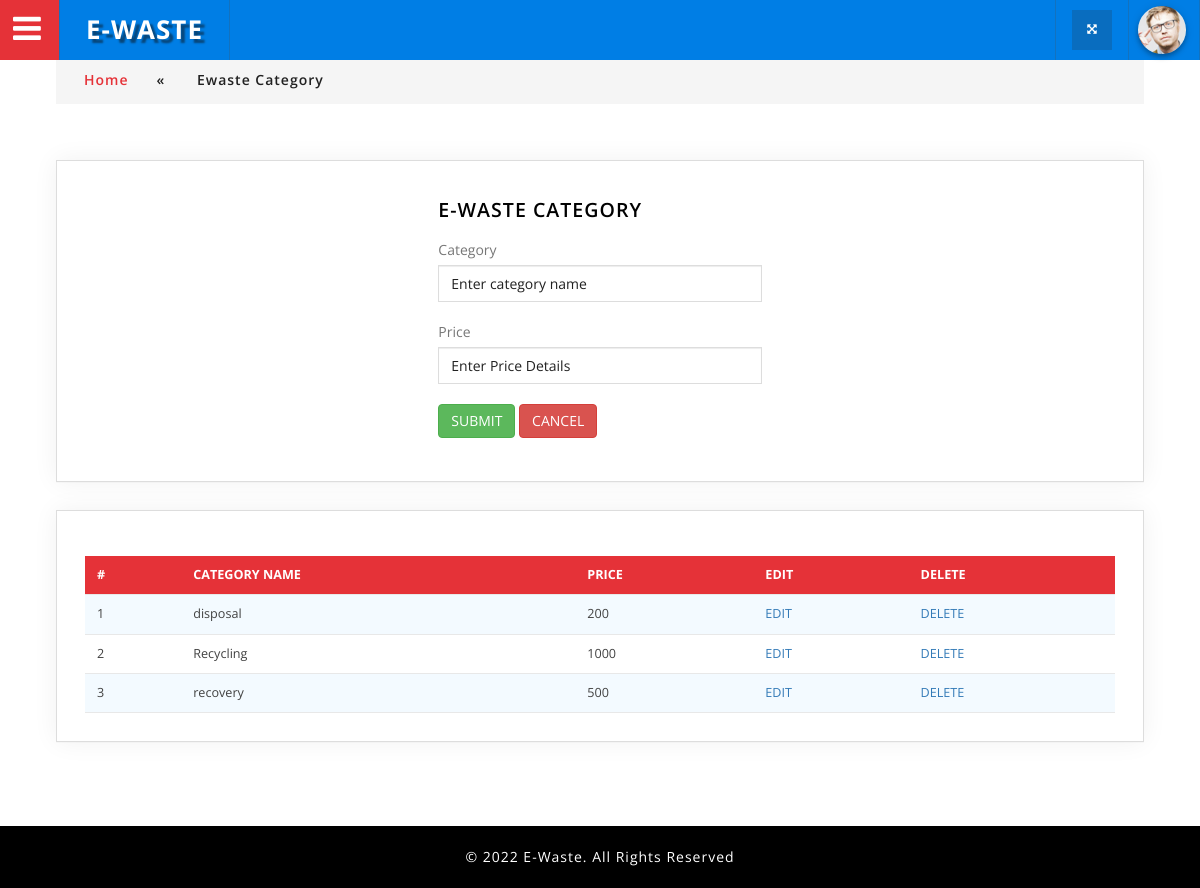
The app's page /admin/ewastecategory.php (signed in) with its own data.
### tables this page shows
CREATE TABLE IF NOT EXISTS `ewaste_category` (
`catid` int(11) NOT NULL,
  `catname` varchar(60) NOT NULL,
  `price` varchar(50) NOT NULL
);

### connectionclass.php (called while the page is built, shortened)
<?php
class Connectionclass
{
    public $db = null;
    public function open()
    {
        $dbname = "ewaste";
        $this->db = mysqli_connect("localhost", "root", "", $dbname)
            or die('Error connecting to MySQL server.');
    }
    public function GetTable($qry)
    {
        try {
            $result = mysqli_query($this->db, $qry);
            if ($result) {
                $data = array();
                while ($row = mysqli_fetch_assoc($result)) {
                    $data[] = $row;
                }
                return $data;
            } else {
                throw new Exception(mysqli_error($this->db));
            }
        } catch (Exception $e) {
            return $e->getMessage();
        } finally {
            mysqli_close($this->db);
        }
    }
}
?>

### admin/ewastecategory.php (the view, shortened to what this page needs)
<?php
require_once('../ConnectionClass.php');
require_once('header.php');
$obj=new connectionclass();
$qry1="select * from ewaste_category order by catid desc";
$result=$obj->GetTable($qry1);
?>
				<div class="inner_content">
						<div class="w3l_agileits_breadcrumbs">
							<div class="w3l_agileits_breadcrumbs_inner">
								<ul>
									<li><a href="adminhome.php">Home</a><span>«</span></li>
									<li>Ewaste Category</li>
								</ul>
							</div>
						</div>
					<div class="inner_content_w3_agile_info two_in">
							<div class="forms-main_agileits">
								<div class="graph-form agile_info_shadow">
								 <form action="codes/ewastecategory_exe.php?action=insert" method="post">
									<div class="form-body ">
									<div class="row ">
										<div class="form-group col-md-4">
										</div>
										<div class="form-group col-md-4">
											<h3 class="w3_inner_tittle two">E-Waste Category </h3>
										<label for="exampleInputEmail1">Category</label>
											<input pattern="[a-zA-Z ]+" title="Characters only" type="text" class="form-control" id="exampleInputEmail1" placeholder="Enter category name" name="cat_name" required="">
											<br>
											<label for="exampleInputPassword1">Price</label>
											 <input type="number" class="form-control" id="exampleInputPassword1" placeholder="Enter Price Details" required="" name="cat_price">
											 <br>
											 <input type="submit" name="" value="SUBMIT" class="btn btn-success">
										<input type="reset" name="" value="CANCEL" class="btn btn-danger">
										</div>
										</div>
									</div>
									</form>
															</div>
																</div>
									<div class="agile-tables">
										<div class="w3l-table-info agile_info_shadow">
											<table id="table">
											<thead>
											  <tr>
											  	<th>#</th>
												<th> Category Name</th>
												<th>Price</th>
												<th>Edit</th>
												<th>Delete</th>
											  </tr>
											</thead>
											<tbody>
												<?php
												$i=0;
												foreach ($result as $r)
												{
													$i++;
													?>
											    <tr>
												<td><?php echo $i;?></td>
												<td><?php echo $r["catname"];?></td>
												<td><?php echo $r["price"];?></td>
												<td><a href="editcategory.php?catid=<?php echo $r['catid'];?>"> EDIT </a></td>
												<td><a onClick='return confirm("Are you sure want to delete ?");' href="codes/ewastecategory_exe.php?action=delete&catid=<?php echo $r['catid'];?>"> DELETE </a></td>
											  </tr>
											  <?php
											}
											?>
											</tbody>
										  </table>
								</div>
						</div>
				    </div>
				</div>
				    </div>
<?php
require_once('footer.php');
?>

### admin/css/table-style.css (style rules this page uses)
table { background: white; border-collapse: collapse; margin: 1.25em 0 0; width: 100%; }
table tr, table th, table td { border: none; border-bottom: 1px solid #e8e8e8; font-size: .95em; }
table th, table td { padding: 10px 12px; text-align: left; }
table th { background: #e53238; color: #fff; text-transform: uppercase; }
table tr td { background: #f3faff; color: #424242; }
table tr:nth-of-type(2n+2) td { background: #ffffff; }
table { width: 100%; }

### admin/css/component.css (style rules this page uses)
*, *:after, *::before { -webkit-box-sizing: border-box; -moz-box-sizing: border-box; box-sizing: border-box; }

### admin/css/style.css (style rules this page uses)
body { margin:0; padding:0; background:#fff; font-family: 'Open Sans', sans-serif; }
h1,h2,h3,h4,h5,h6 { margin:0; font-family: 'Open Sans', sans-serif; }
ul { margin:0; padding:0; }
p,ul,ol { font-size:14px; }
input[type="submit"],a,.nbs-flexisel-nav-left,.nbs-flexisel-nav-right { transition:.5s ease-in; -webkit-transition:.5s ease-in; -moz-transition:.5s ease-in; -o-transition:.5s ease-in; -ms-transition:.5s ease-in; }
.inner_content { padding: 4em 4em; min-height: 600px; }
.agile_info_shadow { padding: 1em; box-shadow: 0 0px 24px 0 rgba(0, 0, 0, 0.06), 0 1px 0px 0 rgba(0, 0, 0, 0.02); -webkit-box-shadow: 0 0px 24px 0 rgba(0, 0, 0, 0.06), 0 1px 0px 0 rgba(0, 0, 0, 0.02); -moz-box-shadow: 0 0px 24px 0 rgba(0, 0, 0, 0.06), 0 1px 0px 0 rgba(0, 0, 0, 0.02); -o-box-shadow:0 0px 24px 0 rgba(0, 0, 0, 0.06), 0 1px 0px 0 rgba(0, 0, 0, 0.02); border: 1px solid #ddd; }
h3.w3_inner_tittle.two { color: #000; font-weight: 600; }
h3.w3_inner_tittle { text-transform: uppercase; color: #fff; margin: 0.5em 0 1em 0; font-weight: 800; font-size: 1.4em; letter-spacing:1px; }
.inner_content_w3_agile_info { margin-top:4.5em; }
.inner_content_w3_agile_info.two_in { margin-top: 4em; }
.w3l_agileits_breadcrumbs { padding:1em 0; background:#f5f5f5; }
.w3l_agileits_breadcrumbs ul li { display:inline-block; color:#212121; font-weight:600; font-family: 'Open Sans', sans-serif; letter-spacing:1px; }
.w3l_agileits_breadcrumbs ul li a { color: #e53238; text-decoration:none; font-family: 'Open Sans', sans-serif; }
.w3l_agileits_breadcrumbs ul li span { padding:0 2em; }
.w3l_agileits_breadcrumbs_inner { padding: 0 2em; }
.sub_agile_btn.agile_info_shadow,.agile-validation.agile_info_shadow ,.w3l-table-info.agile_info_shadow,.page_w3ls_cal,.agile_info_icons_wthree { padding: 2em; }
.form-control { display: block; width: 100%; height: 37px; padding: 14px 12px; font-size: 14px; line-height: 1.42857143; color: #777; background-color: #fff; background-image: none; border: 1px solid #ddd; border-radius: 0; -webkit-box-shadow: inset 0 1px 1px rgba(0,0,0,.075); box-shadow: inset 0 1px 1px rgba(0,0,0,.075); -webkit-transition: border-color ease-in-out .15s,-webkit-box-shadow ease-in-out .15s; -o-transition: border-color ease-in-out .15s,box-shadow ease-in-out .15s; transition: border-color ease-in-out .15s,box-shadow ease-in-out .15s; }
label { display: inline-block; max-width: 100%; margin-bottom: 5px; font-weight: 400; font-size: 1em; color: #777; }
button, input, select, textarea { font-family: inherit; font-size: inherit; line-height: inherit; }
.graph-form { margin-bottom: 2em; padding: 2em; }
.w3l-table-info.agile_info_shadow { margin-bottom: 2em; }

### records on screen
ewaste_category: catname "disposal", price "200"
ewaste_category: catname "Recycling", price "1000"
ewaste_category: catname "recovery", price "500"
